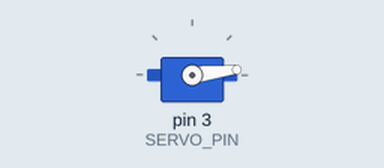
Simulated run of this sketch. Board: Arduino Uno, built with avr-gcc and run on an emulated ATmega328P. Shown: servo.

Above: at 0.05 s.
At 0.85 s:
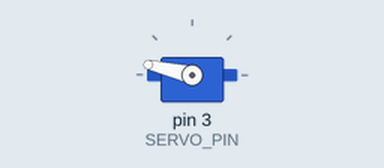
At 1.2 s:
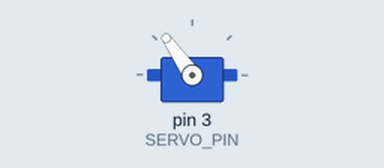
At 1.7 s:
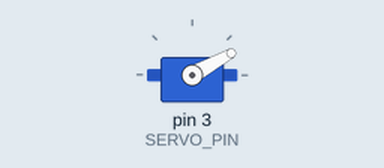
Timing chart, 0 to 4.2 s (numbered marks = the images above):
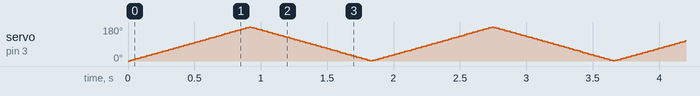

The sketch:

02-TestServo.ino
```cpp
#include <Servo.h>

#define SERVO_PIN 3

Servo servo;

void setup() {
	servo.attach(SERVO_PIN);
}

void loop() {
	for(int i=0; i<180; i++) {
		servo.write(i);
		delay(5);
	}
	for(int i=180; i>0; i--) {
		servo.write(i);
		delay(5);
	}
}
```
